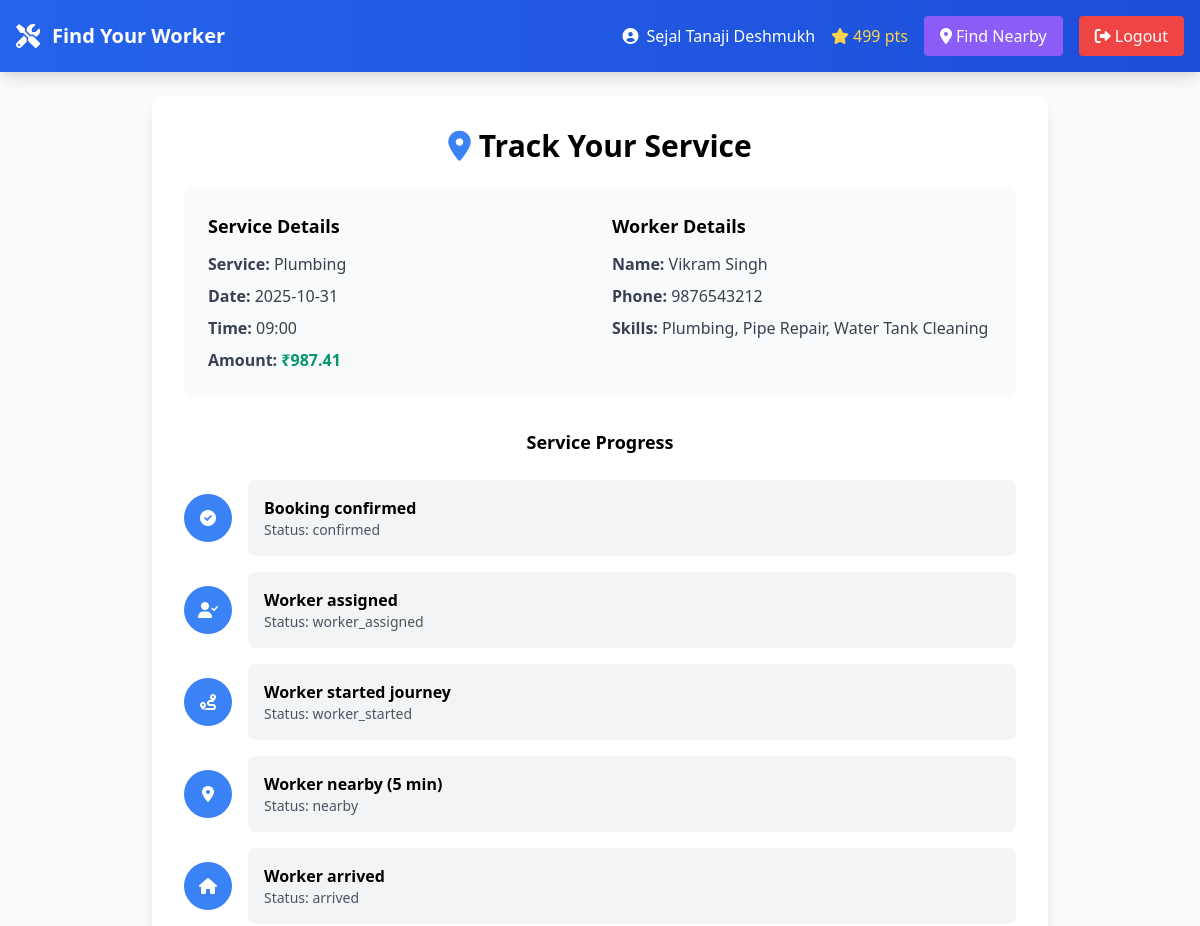
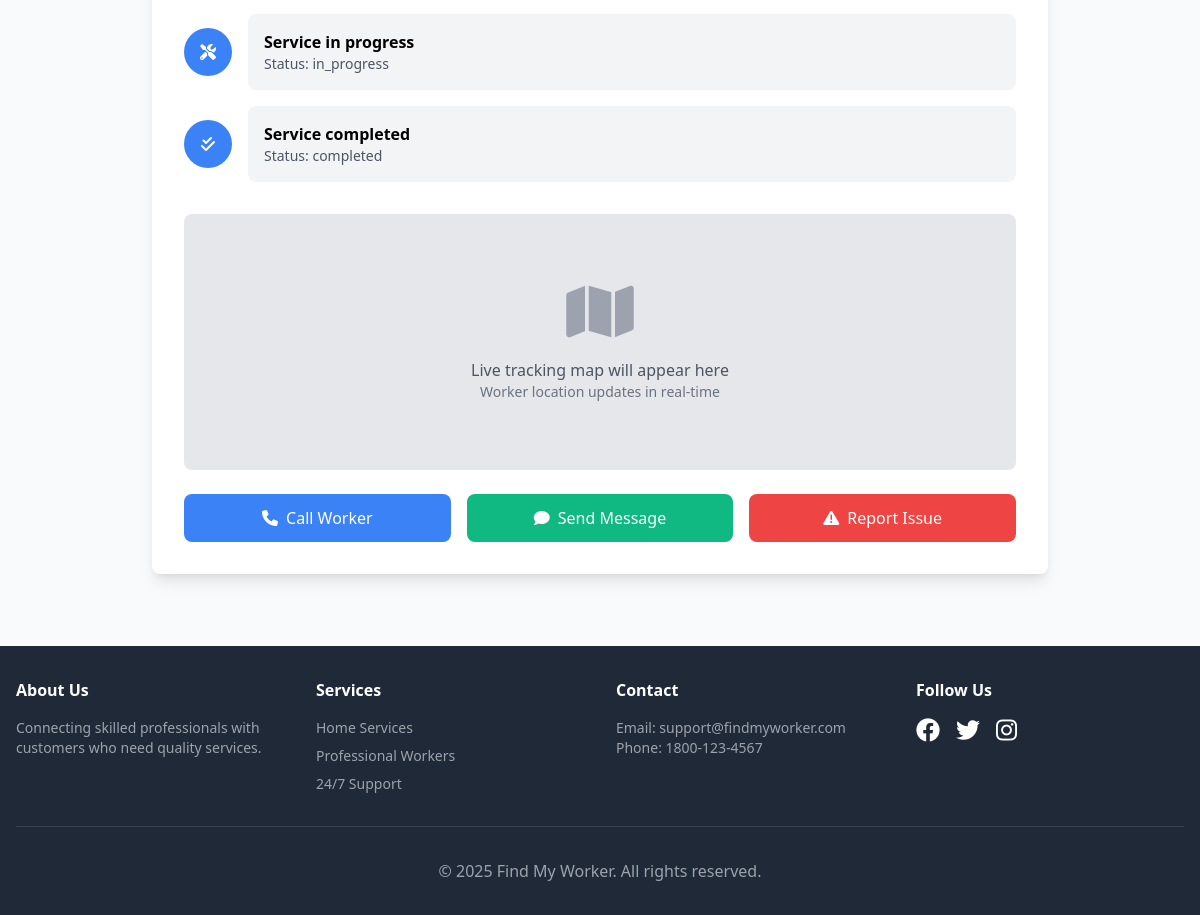
Page /track_service/4 (signed in) on the committed database (2 pictures, top to bottom).
### tables this page shows
CREATE TABLE service_requests (
            id INTEGER PRIMARY KEY AUTOINCREMENT,
            user_id INTEGER,
            worker_id INTEGER,
            service_type TEXT NOT NULL,
            description TEXT,
            location TEXT,
            locality TEXT,
            preferred_date TEXT,
            preferred_time TEXT,
            base_price REAL,
            labor_cost REAL,
            material_cost REAL,
            tax REAL,
            surge_multiplier REAL DEFAULT 1.0,
            final_price REAL,
            status TEXT DEFAULT 'pending',
            tracking_status TEXT DEFAULT 'not_started',
            eta_minutes INTEGER,
            is_group_booking BOOLEAN DEFAULT 0,
            created_at TIMESTAMP DEFAULT CURRENT_TIMESTAMP,
            FOREIGN KEY (user_id) REFERENCES users (id),
            FOREIGN KEY (worker_id) REFERENCES workers (id)
        );

CREATE TABLE users (
            id INTEGER PRIMARY KEY AUTOINCREMENT,
            email TEXT UNIQUE NOT NULL,
            password TEXT NOT NULL,
            name TEXT NOT NULL,
            phone TEXT,
            address TEXT,
            city TEXT,
            locality TEXT,
            user_type TEXT NOT NULL,
            loyalty_points INTEGER DEFAULT 0,
            is_premium BOOLEAN DEFAULT 0,
            created_at TIMESTAMP DEFAULT CURRENT_TIMESTAMP
        );

CREATE TABLE workers (
            id INTEGER PRIMARY KEY AUTOINCREMENT,
            user_id INTEGER,
            skills TEXT NOT NULL,
            experience INTEGER,
            hourly_rate REAL,
            description TEXT,
            rating REAL DEFAULT 0.0,
            total_jobs INTEGER DEFAULT 0,
            availability TEXT DEFAULT 'available',
            certifications TEXT,
            police_verified BOOLEAN DEFAULT 0,
            vaccination_status TEXT,
            eco_friendly BOOLEAN DEFAULT 0,
            profile_image TEXT, current_latitude REAL, current_longitude REAL, last_location_update TIMESTAMP, preferred_radius INTEGER DEFAULT 10,
            FOREIGN KEY (user_id) REFERENCES users (id)
        );

### app.py (the view)
@app.route('/track_service/<int:request_id>')
@login_required
def track_service(request_id):
    conn = get_db_connection()
    sr = conn.execute('''
        SELECT sr.*, w.skills, u.name as worker_name, u.phone as worker_phone
        FROM service_requests sr
        JOIN workers w ON sr.worker_id = w.id
        JOIN users u ON w.user_id = u.id
        WHERE sr.id = ? AND sr.user_id = ?
    ''', (request_id, session['user_id'])).fetchone()
    conn.close()
    if not sr:
        flash('Service request not found!', 'error')
        return redirect(url_for('user_dashboard'))
    tracking_stages = [
        {'status': 'confirmed', 'message': 'Booking confirmed', 'icon': 'check-circle'},
        {'status': 'worker_assigned', 'message': 'Worker assigned', 'icon': 'user-check'},
        {'status': 'worker_started', 'message': 'Worker started journey', 'icon': 'route'},
        {'status': 'nearby', 'message': 'Worker nearby (5 min)', 'icon': 'map-marker-alt'},
        {'status': 'arrived', 'message': 'Worker arrived', 'icon': 'home'},
        {'status': 'in_progress', 'message': 'Service in progress', 'icon': 'tools'},
        {'status': 'completed', 'message': 'Service completed', 'icon': 'check-double'}
    ]
    return render_template('track_service.html', service_request=sr, tracking_stages=tracking_stages)

### app.py (called while the page is built)
def login_required(f):
    @wraps(f)
    def decorated_function(*args, **kwargs):
        if 'user_id' not in session:
            return redirect(url_for('login'))
        return f(*args, **kwargs)
    return decorated_function

def get_db_connection():
    conn = sqlite3.connect('service_portal.db', timeout=30.0)
    conn.row_factory = sqlite3.Row
    conn.execute('PRAGMA journal_mode=WAL')
    return conn

### templates/track_service.html (shortened to what this page needs)
{% extends "base.html" %}
{% block content %}
<div class="max-w-4xl mx-auto">
    <div class="bg-white rounded-lg shadow-lg p-8">
        <h2 class="text-3xl font-bold mb-6 text-center">
            <i class="fas fa-map-marker-alt text-blue-500 mr-2"></i>Track Your Service
        </h2>
        <div class="bg-gray-50 rounded-lg p-6 mb-8">
            <div class="grid md:grid-cols-2 gap-6">
                <div>
                    <h3 class="font-semibold text-lg mb-3">Service Details</h3>
                    <p class="text-gray-700 mb-2">
                        <strong>Service:</strong> {{ service_request.service_type }}
                    </p>
                    <p class="text-gray-700 mb-2">
                        <strong>Date:</strong> {{ service_request.preferred_date }}
                    </p>
                    <p class="text-gray-700 mb-2">
                        <strong>Time:</strong> {{ service_request.preferred_time }}
                    </p>
                    <p class="text-gray-700">
                        <strong>Amount:</strong> <span class="text-green-600 font-bold">₹{{ service_request.final_price }}</span>
                    </p>
                </div>
                <div>
                    <h3 class="font-semibold text-lg mb-3">Worker Details</h3>
                    <p class="text-gray-700 mb-2">
                        <strong>Name:</strong> {{ service_request.worker_name }}
                    </p>
                    <p class="text-gray-700 mb-2">
                        <strong>Phone:</strong> {{ service_request.worker_phone }}
                    </p>
                    <p class="text-gray-700">
                        <strong>Skills:</strong> {{ service_request.skills }}
                    </p>
                </div>
            </div>
        </div>
        <div class="mb-8">
            <h3 class="font-semibold text-lg mb-6 text-center">Service Progress</h3>
            <div class="space-y-4">
                {% for stage in tracking_stages %}
                <div class="flex items-center">
                    <div class="flex-shrink-0 w-12 h-12 rounded-full bg-blue-500 text-white flex items-center justify-center">
                        <i class="fas fa-{{ stage.icon }}"></i>
                    </div>
                    <div class="ml-4 flex-1">
                        <div class="bg-gray-100 rounded-lg p-4">
                            <h4 class="font-semibold">{{ stage.message }}</h4>
                            <p class="text-sm text-gray-600">Status: {{ stage.status }}</p>
                        </div>
                    </div>
                </div>
                {% endfor %}
            </div>
        </div>
        <div class="bg-gray-200 rounded-lg h-64 flex items-center justify-center mb-6">
            <div class="text-center">
                <i class="fas fa-map text-6xl text-gray-400 mb-4"></i>
                <p class="text-gray-600">Live tracking map will appear here</p>
                <p class="text-sm text-gray-500">Worker location updates in real-time</p>
            </div>
        </div>
        <div class="grid md:grid-cols-3 gap-4">
            <button class="bg-blue-500 text-white py-3 px-6 rounded-lg hover:bg-blue-600">
                <i class="fas fa-phone mr-2"></i>Call Worker
            </button>
            <button class="bg-green-500 text-white py-3 px-6 rounded-lg hover:bg-green-600">
                <i class="fas fa-comment mr-2"></i>Send Message
            </button>
            <button class="bg-red-500 text-white py-3 px-6 rounded-lg hover:bg-red-600">
                <i class="fas fa-exclamation-triangle mr-2"></i>Report Issue
            </button>
        </div>
    </div>
</div>
{% endblock %}

### rows in the picture
service_requests: service_type "Plumbing", preferred_date "2025-10-31", preferred_time "09:00", final_price "987.41"
users: worker_name "Vikram Singh", worker_phone "9876543212"
workers: skills "Plumbing, Pipe Repair, Water Tank Cleaning"

### other values in the picture
{{ session.user_name }} "Sejal Tanaji Deshmukh"
{{ session.loyalty_points }} "499"
{{ stage.message }} "Booking confirmed" "Worker assigned" "Worker started journey" "Worker nearby (5 min)" "Worker arrived" "Service in progress" "Service completed"
{{ stage.status }} "confirmed" "worker_assigned" "worker_started" "nearby" "arrived" "in_progress" "completed"
